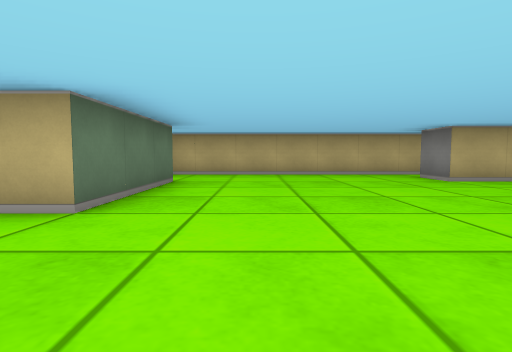
view 1 (above)

19 first-person views from a walk through a cub3D level. The camera is about half as high as the walls, tilts 4° down and sees 80° across. The floor is counted in squares. Each view is taken from the middle of a square. On the plan, view 1 faces up. The plan holds only what a view shows up to about 9 squares ahead; the rest is blank.

view 2
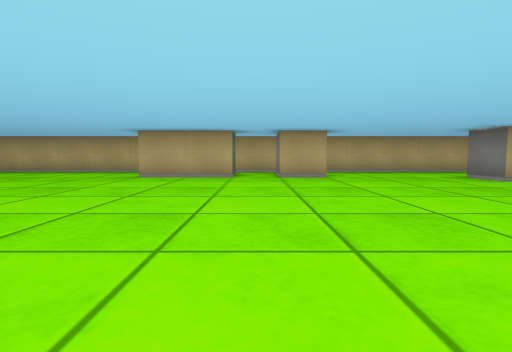

view 3
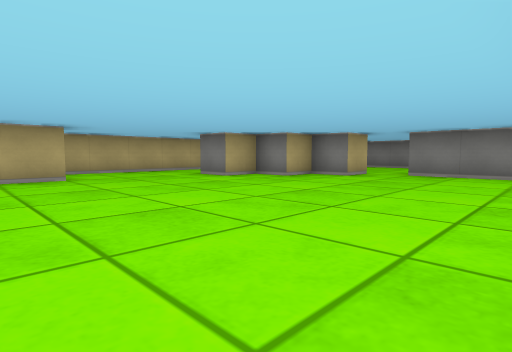

view 4
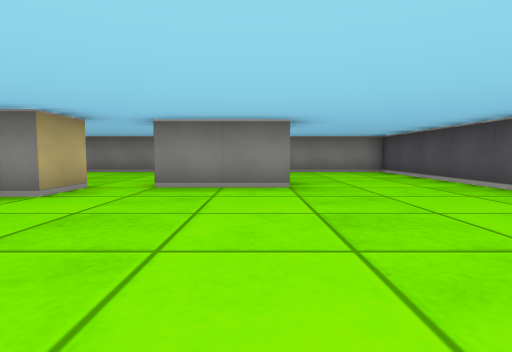

view 5
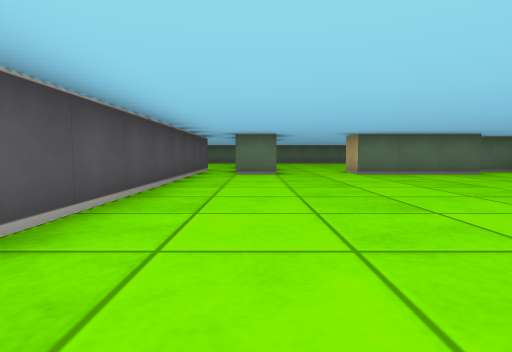

view 6
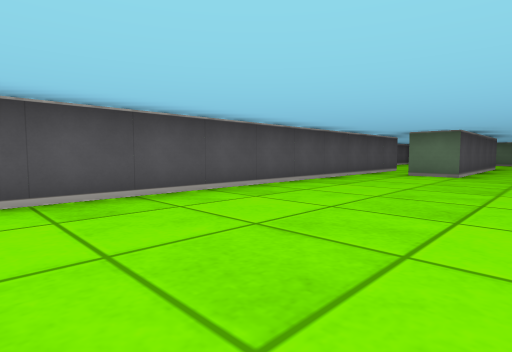

view 7
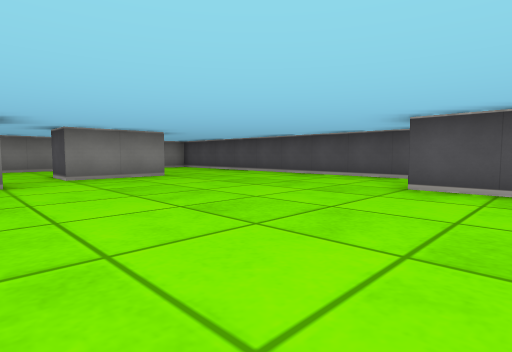

view 8
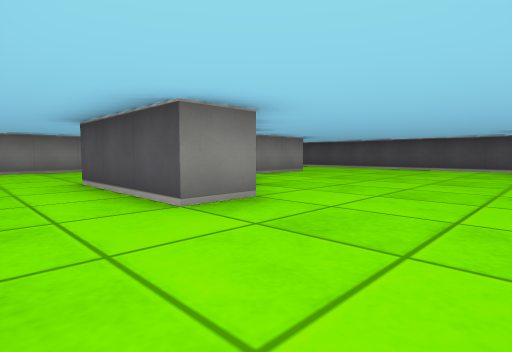

view 9
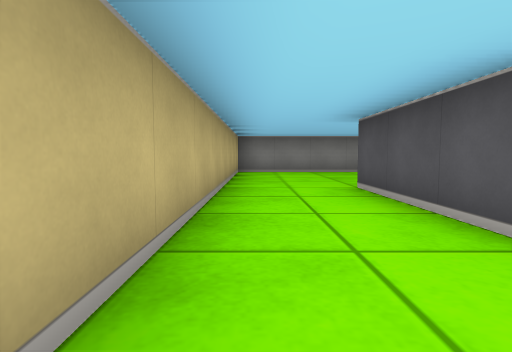

view 10
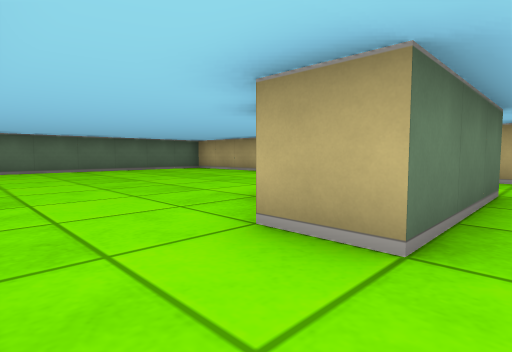

view 11
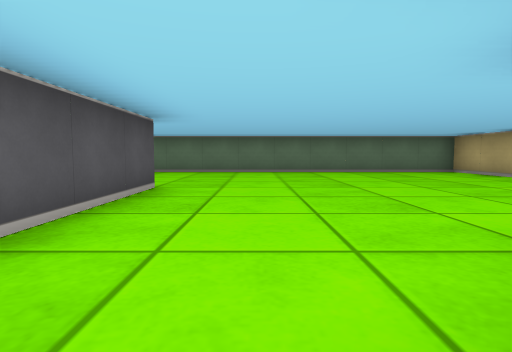

view 12
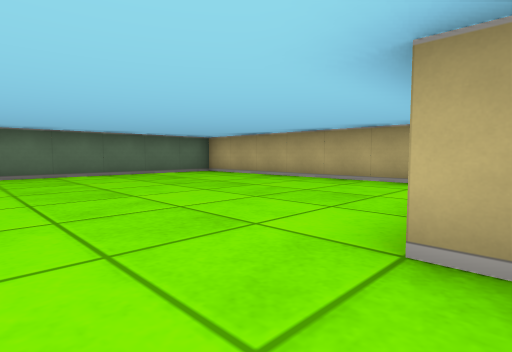

view 13
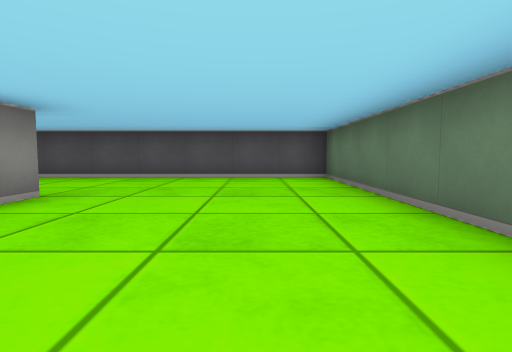

view 14
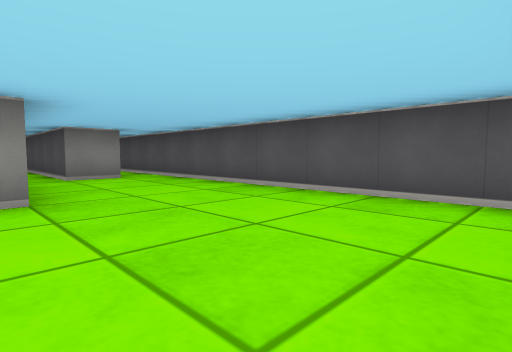

view 15
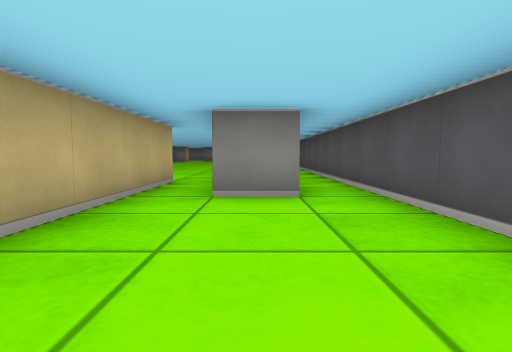

view 16
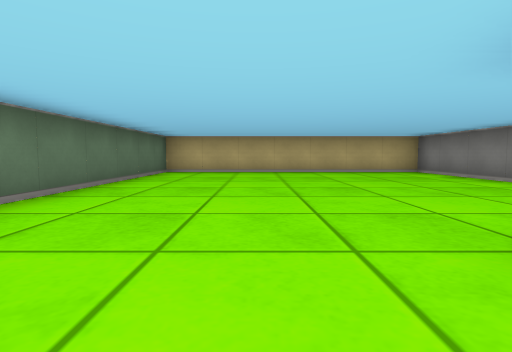

view 17
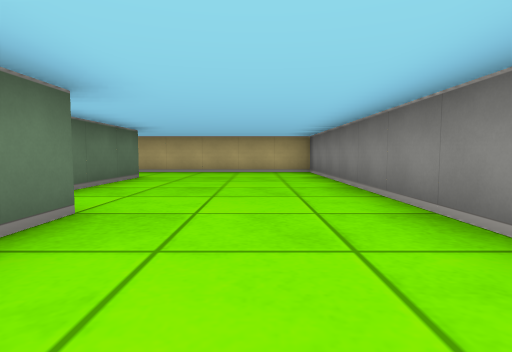

view 18
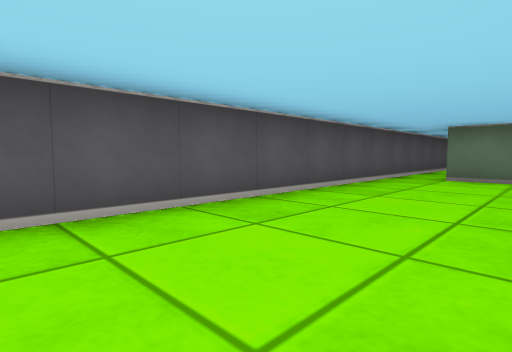

view 19
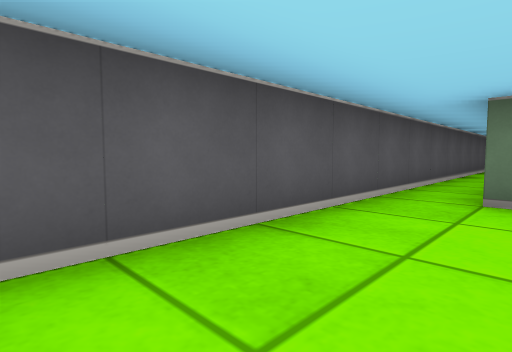

### Floor plan
Points are (right, up) in squares from view 1. A wall is a line through its corners. A room is listed if a view was taken in it or the views show most of it. See-through windows are left out.
Room 1 (views 1, 2, 3, 4, 5, 6, 7, 8, 9, 10, 11, 17, 18, 19)
walls: (7.6, 5.5) (6.5, 5.5) (6.5, 6.2); (7.4, -1.5) (8.5, -1.5) (8.5, -2.5); (5.5, 6.4) (5.5, 5.5) (3.5, 5.5) (3.5, 6.5); (13.6, 2.5) (12.5, 2.5) (12.5, 3.5) (11.5, 3.5) (11.5, 4.5) (10.5, 4.5) (10.5, 5.5) (13.5, 5.5) (13.5, 3.1); (13.5, -0.6) (13.5, 1.5) (14.5, 1.5) (14.5, 0.8); (17.5, 0.8) (17.5, 7.5) (-2.1, 7.5); (-1.5, 5.6) (-1.5, 2.5) (-2.5, 2.5); (-3.5, 0.5) (-1.5, 0.5) (-1.5, -0.5) (-3.5, -0.5); (-2.5, 7.1) (-2.5, 6.1); (-3.5, -1.5) (5.8, -1.5); (-3.5, -3.5) (17.5, -3.5) (17.5, -0.9)
ways out: opening at (-3, -3) to room 2; opening at (-2.5, -1) to room 2; opening at (-2.5, 1.5) to room 2
Room 2 (views 12, 13, 14, 15, 16)
walls: (-6.5, 0.5) (-3.5, 0.5); (-6.5, -0.6) (-6.5, 0.1); (-3.5, 4.2) (-3.5, 7.5) (-10.5, 7.5) (-10.5, -3.5) (-3.5, -3.5); (-3, 3.5) (-3.5, 3.5); (-3.5, -0.5) (-5.2, -0.5); (-3.5, -2.6) (-3.5, -1.5)
ways out: opening at (-3, -3) to room 1; opening at (-2.5, -1) to room 1; opening at (-2.5, 1.5) to room 1

Where each view was taken, in squares from view 1:
view 1: 0 up, 0 right, facing up
view 2: 1 down, 6 right, facing up
view 3: 1 down, 6 right, facing up-right
view 4: 0 up, 9 right, facing right
view 5: 0 up, 6 right, facing left
view 6: 2 up, 6 right, facing down-left
view 7: 3 up, 7 right, facing down-right
view 8: 7 up, 8 right, facing down-right
view 9: 7 up, 9 right, facing right
view 10: 1 up, 1 left, facing up-left
view 11: 2 up, 2 left, facing left
view 12: 2 up, 3 left, facing up-left
view 13: 3 up, 9 left, facing down
view 14: 0 up, 10 left, facing down-right
view 15: 2 down, 7 left, facing right
view 16: 1 down, 8 left, facing up
view 17: 1 down, 16 right, facing up
view 18: 1 down, 15 right, facing down-left
view 19: 2 down, 12 right, facing down-left
